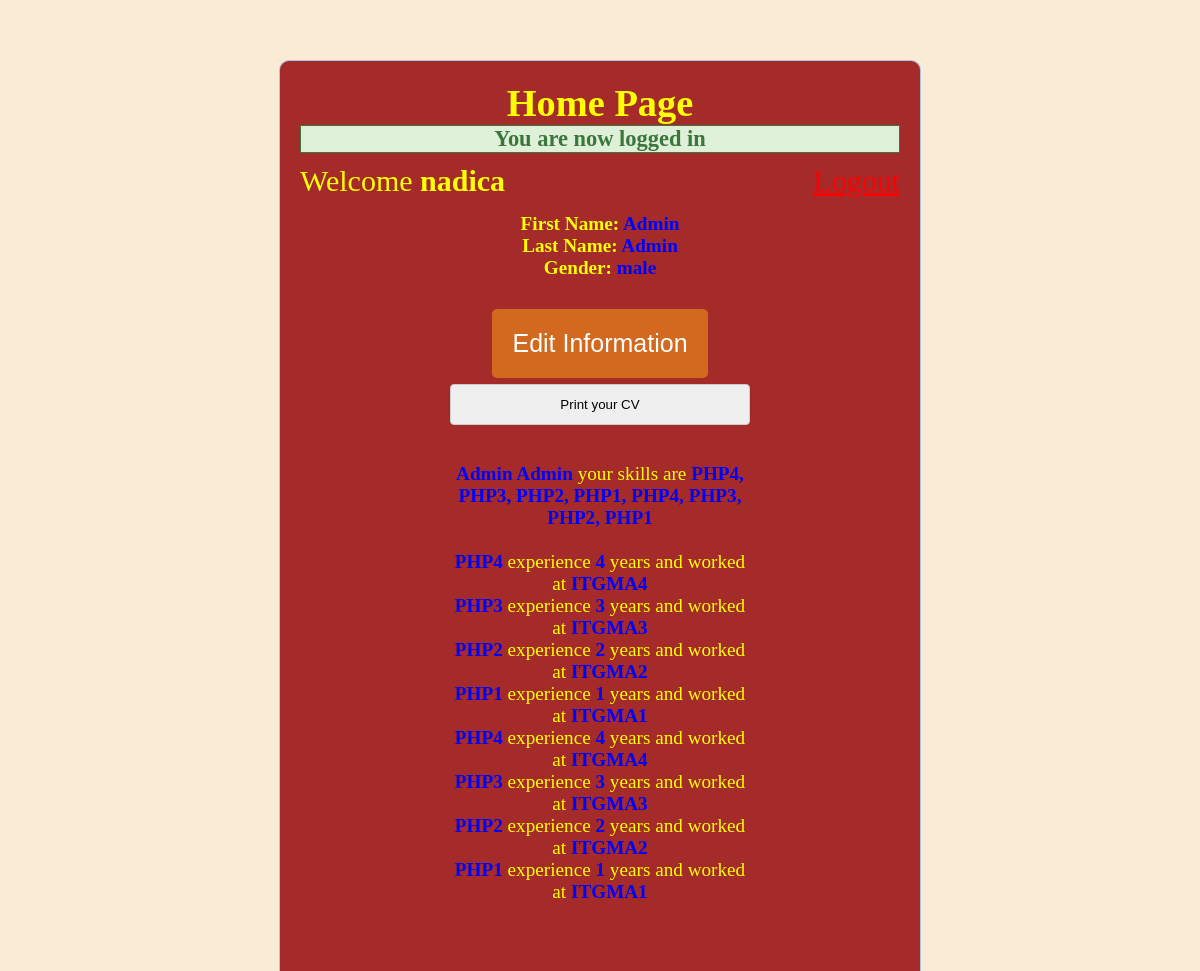
Screenshot of /index.php (signed in) with the database file from the repository.
### tables this page shows
CREATE TABLE IF NOT EXISTS `user_experience` (
  `id` varchar(36) NOT NULL,
  `language` varchar(255) NOT NULL,
  `experience` varchar(255) NOT NULL,
  `company` varchar(255) NOT NULL,
  `user_id` varchar(36) NOT NULL,
  `flag` varchar(11) NOT NULL,
  PRIMARY KEY (`id`)
);

### save_form.php (called while the page is built, shortened)
<?php
    $db = mysqli_connect('localhost','root','','matrix_test_db');
	if(isset($_SESSION['id'])){
		$sql_flag = "Select * from users where id='".$_SESSION['id']."'";
		$result_flag = mysqli_query($db, $sql_flag);
		while($row_flag = mysqli_fetch_assoc($result_flag)){
		    $flag = $row_flag['FLAG'];
		}
		$id = $_SESSION['id'];
		$sql_info = "Select * from user_experience where user_id='".$id."'";
		$result_info = mysqli_query($db, $sql_info);
		$arr_info = array();
		while($row_count_info = mysqli_fetch_assoc($result_info)){
		   $arr_info[]= $row_count_info;
		}
	}
?>

### index.php (the view, shortened to what this page needs)
<?php include('save_form.php') ?>
<!DOCTYPE html>
<html>
<head>
 <link rel="stylesheet" type="text/css" href="style_css.css">
</head>
<body>
<div class="header">
    <h1>Home Page</h1>
	<div class="">
  	<?php if (isset($_SESSION['success'])) : ?>
      <div class="error success" >
      	<h3>
          <?php
          	echo $_SESSION['success'];
          ?>
      	</h3>
      </div>
    <?php endif ?>
    <?php  if (isset($_SESSION['username'])) : ?>
    	<p style="margin-top:-1.5%;font-size:30px;float: left;">Welcome <strong><?php echo $_SESSION['username']; ?></strong></p>
    	<p style="margin-top:-1.5%;font-size:30px;float: right;"> <a href="index.php?logout=1" style="color: red;">Logout</a> </p>
    <?php endif ?>
	<?php if (isset($_SESSION['flag']) && $_SESSION['flag'] == '1' && $flag == '1') : ?>
	    <div>
    	<form method="post" action="index.php" >
		<?php  if (isset($_SESSION['user_info_ok']) && $_SESSION['user_info_ok'] == 'success') : ?>
				<div class="all_input1">
				 <label style="font-weight: bold;">First Name: <strong style="color:blue;"><?php if(isset($_SESSION['first_name'])) echo $_SESSION['first_name']; ?></strong></label>
				</div>
				<div class="all_input1">
				 <label style="font-weight: bold;">Last Name: <strong style="color:blue;"><?php if(isset($_SESSION['last_name'])) echo $_SESSION['last_name']; ?></strong></label>
				</div>
				<div class="all_input1">
				 <label style="font-weight: bold;">Gender: <strong style="color:blue;"><?php if(isset($_SESSION['sex'])) echo $_SESSION['sex']; ?></strong></label>
				 <br />
				 <button type="submit" name="edit_changes_other" value="Edit Information" class="btn">Edit Information</button>
				 <input type="submit" value="Print your CV" id="print"  name="print" onclick="PrintForm();"/>
	    </div>
		<?php endif ?>
		<?php  if (isset($_SESSION['user_languages_ok']) && $_SESSION['user_languages_ok'] == 'success') : ?>
		    <?php
			$get_languages = implode(', ', array_map(function ($arr_info1) {
				return $arr_info1['language'];
			}, $arr_info));
			echo "<br /><strong style='color:blue;'>".$_SESSION['first_name'].' '.$_SESSION['last_name'].'</strong> your skills are <strong style="color:blue;">'.$get_languages."</strong><br /><br />";
			foreach ($arr_info as $key => $value){
				$language = $arr_info[$key]['language'];
				$experience = $arr_info[$key]['experience'];
				$company = $arr_info[$key]['company'];
			    echo '<strong style="color:blue;">'.$language."</strong> experience <strong style='color:blue;'>".$experience."</strong> years and worked at <strong style='color:blue;'>".$company."</strong><br />";
			}
			 ?>
		<?php endif ?>
		</form></div>
    <?php endif ?>
</div>
</div>
</body>
</html>

### style_css.css (style rules this page uses)
* { margin: 0px; padding: 0px; }
body { font-size: 120%; background: #FAEBD7; }
.header { width: 50%; margin: 60px auto 0px; color: yellow; background: #A52A2A; text-align: center; border: 1px solid #B0C4DE; border-bottom: none; border-radius: 10px 10px 0px 0px; padding: 20px; }
form, .content { width: 50%; margin: 20px auto; padding: 40px; background: #A52A2A; border-radius: 0px 0px 10px 10px; }
.btn { margin: 30px 0px 0px 0px; padding: 20px; font-size: 25px; color: white; background: #D2691E; border: none; border-radius: 5px; }
.success { color: #3c763d; background: #dff0d8; border: 1px solid #3c763d; margin-bottom: 20px; }
.all_input1 input { width: 100%; padding: 12px; border: 1px solid #ccc; border-radius: 4px; box-sizing: border-box; margin-top: 6px; margin-bottom: 16px; resize: vertical; }

### rows the page displays
user_experience: language "PHP4", experience "4", company "ITGMA4"
user_experience: language "PHP3", experience "3", company "ITGMA3"
user_experience: language "PHP2", experience "2", company "ITGMA2"
user_experience: language "PHP1", experience "1", company "ITGMA1"
user_experience: language "PHP4", experience "4", company "ITGMA4"
user_experience: language "PHP3", experience "3", company "ITGMA3"
user_experience: language "PHP2", experience "2", company "ITGMA2"
user_experience: language "PHP1", experience "1", company "ITGMA1"

### other values shown
$_SESSION['success'] "You are now logged in"
$_SESSION['username'] "nadica"
$_SESSION['first_name'] "Admin"
$_SESSION['last_name'] "Admin"
$_SESSION['sex'] "male"
$get_languages "PHP4, PHP3, PHP2, PHP1, PHP4, PHP3, PHP2, PHP1"
